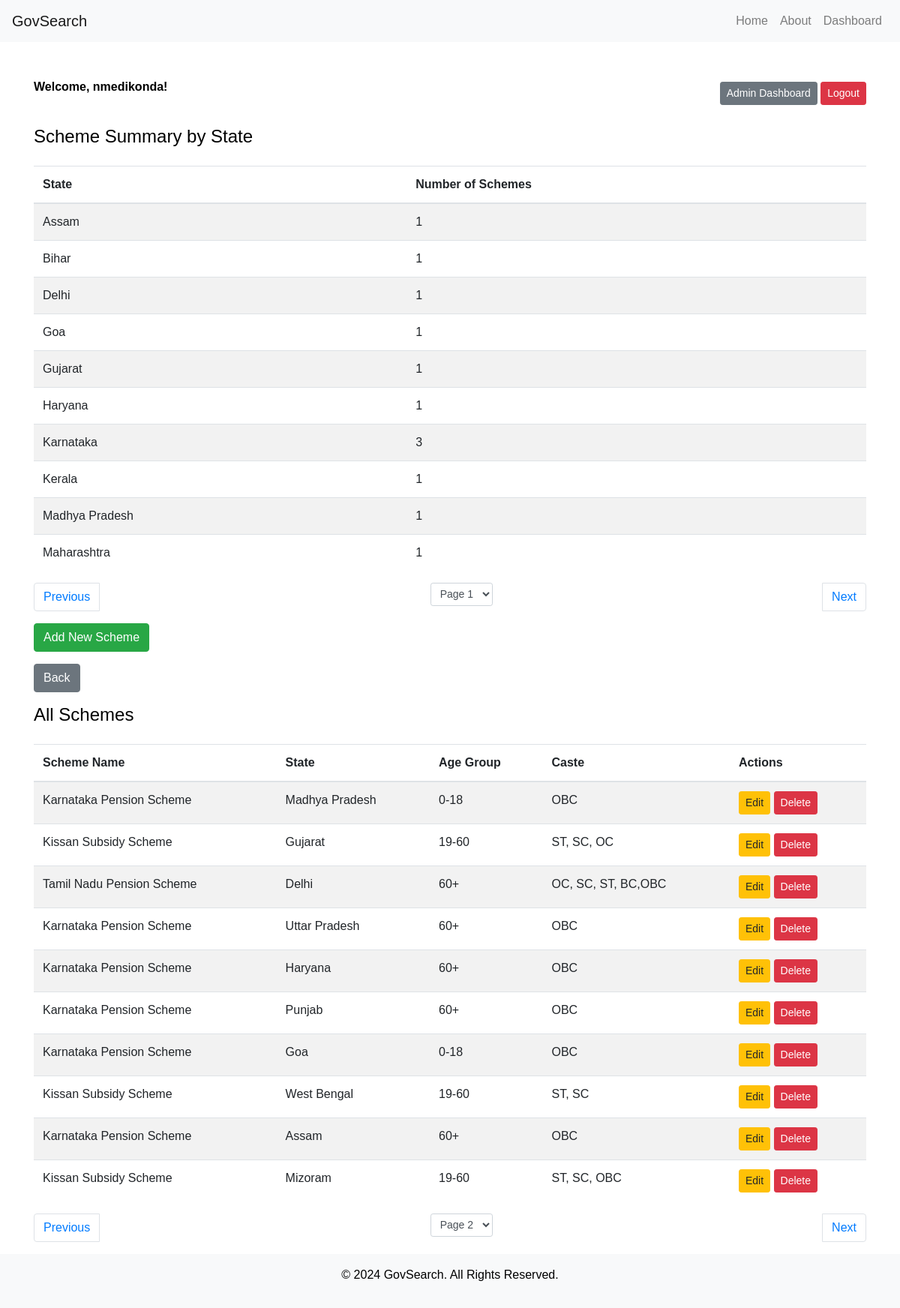
Page /admin_dashboard.php?page_schemes=2 (signed in) on the committed database.
### tables this page shows
CREATE TABLE `schemes` (
  `id` int(11) NOT NULL,
  `scheme_name` varchar(255) NOT NULL,
  `state` varchar(100) NOT NULL,
  `age_group` varchar(50) DEFAULT NULL,
  `caste` varchar(50) DEFAULT NULL
);

### admin_dashboard.php (the view, shortened to what this page needs)
<?php
include('db_connection.php');
$items_per_page = 10;
$page = isset($_GET['page']) ? (int)$_GET['page'] : 1;
$offset = ($page - 1) * $items_per_page;
$summary_sql = "SELECT state, COUNT(*) AS scheme_count FROM schemes GROUP BY state LIMIT ?, ?";
$summary_stmt = $conn->prepare($summary_sql);
$summary_stmt->bind_param("ii", $offset, $items_per_page);
$summary_stmt->execute();
$summary_result = $summary_stmt->get_result();
$total_states_sql = "SELECT COUNT(DISTINCT state) AS total_states FROM schemes";
$total_states_result = $conn->query($total_states_sql);
$total_states = $total_states_result->fetch_assoc()['total_states'];
$total_pages = ceil($total_states / $items_per_page);
$page_schemes = isset($_GET['page_schemes']) ? (int)$_GET['page_schemes'] : 1;
$offset_schemes = ($page_schemes - 1) * $items_per_page;
$sql_schemes = "SELECT * FROM schemes LIMIT ?, ?";
$stmt_schemes = $conn->prepare($sql_schemes);
$stmt_schemes->bind_param("ii", $offset_schemes, $items_per_page);
$stmt_schemes->execute();
$result_schemes = $stmt_schemes->get_result();
$logged_in_user = $_SESSION['admin'];
include('header.php');
?>
<div class="container mt-5">
    <div class="row mb-4">
        <div class="col-12 d-flex justify-content-between align-items-center">
            <div>
                <p><strong>Welcome, <?php echo htmlspecialchars($logged_in_user); ?>!</strong></p>
            </div>
            <div>
                <a href="admin_dashboard.php" class="btn btn-secondary btn-sm">Admin Dashboard</a>
                <a href="logout.php" class="btn btn-danger btn-sm">Logout</a>
            </div>
        </div>
    </div>
    <h4 class="mb-4">Scheme Summary by State</h4>
    <div class="table-responsive">
        <table class="table table-striped">
            <thead>
                <tr>
                    <th>State</th>
                    <th>Number of Schemes</th>
                </tr>
            </thead>
            <tbody>
                <?php while ($row = $summary_result->fetch_assoc()) { ?>
                    <tr>
                        <td><?php echo htmlspecialchars($row['state']); ?></td>
                        <td><?php echo htmlspecialchars($row['scheme_count']); ?></td>
                    </tr>
                <?php } ?>
            </tbody>
        </table>
    </div>
    <nav>
        <ul class="pagination justify-content-between">
            <li class="page-item">
                <?php if ($page > 1): ?>
                    <a class="page-link" href="?page=<?php echo $page - 1; ?>">Previous</a>
                <?php else: ?>
                    <span class="page-link disabled">Previous</span>
                <?php endif; ?>
            </li>
            <li class="page-item">
                <form method="get" action="" class="d-inline">
                    <select class="form-control form-control-sm" name="page" onchange="this.form.submit()">
                        <?php for ($i = 1; $i <= $total_pages; $i++): ?>
                            <option value="<?php echo $i; ?>" <?php if ($i == $page) echo 'selected'; ?>>Page <?php echo $i; ?></option>
                        <?php endfor; ?>
                    </select>
                </form>
            </li>
            <li class="page-item">
                <?php if ($page < $total_pages): ?>
                    <a class="page-link" href="?page=<?php echo $page + 1; ?>">Next</a>
                <?php else: ?>
                    <span class="page-link disabled">Next</span>
                <?php endif; ?>
            </li>
        </ul>
    </nav>
    <div class="mb-3">
        <a href="add_scheme.php" class="btn btn-success">Add New Scheme</a>
    </div>
    <div class="mb-3">
        <a href="admin_dashboard.php" class="btn btn-secondary">Back</a>
    </div>
    <h4 class="mb-4">All Schemes</h4>
    <div class="table-responsive">
        <table class="table table-striped">
            <thead>
                <tr>
                    <th>Scheme Name</th>
                    <th>State</th>
                    <th>Age Group</th>
                    <th>Caste</th>
                    <th>Actions</th>
                </tr>
            </thead>
            <tbody>
                <?php while ($row = $result_schemes->fetch_assoc()) { ?>
                    <tr>
                        <td><?php echo htmlspecialchars($row['scheme_name']); ?></td>
                        <td><?php echo htmlspecialchars($row['state']); ?></td>
                        <td><?php echo htmlspecialchars($row['age_group']); ?></td>
                        <td><?php echo htmlspecialchars($row['caste']); ?></td>
                        <td>
                            <a href="edit_scheme.php?id=<?php echo $row['id']; ?>" class="btn btn-warning btn-sm">Edit</a>
                            <a href="delete_scheme.php?id=<?php echo $row['id']; ?>" class="btn btn-danger btn-sm" onclick="return confirmDelete();">Delete</a>
                        </td>
                    </tr>
                <?php } ?>
            </tbody>
        </table>
    </div>
    <nav>
        <ul class="pagination justify-content-between">
            <li class="page-item">
                <?php if ($page_schemes > 1): ?>
                    <a class="page-link" href="?page_schemes=<?php echo $page_schemes - 1; ?>">Previous</a>
                <?php else: ?>
                    <span class="page-link disabled">Previous</span>
                <?php endif; ?>
            </li>
            <li class="page-item">
                <form method="get" action="" class="d-inline">
                    <select class="form-control form-control-sm" name="page_schemes" onchange="this.form.submit()">
                        <?php for ($i = 1; $i <= ceil($total_states / $items_per_page); $i++): ?>
                            <option value="<?php echo $i; ?>" <?php if ($i == $page_schemes) echo 'selected'; ?>>Page <?php echo $i; ?></option>
                        <?php endfor; ?>
                    </select>
                </form>
            </li>
            <li class="page-item">
                <?php if ($page_schemes < ceil($total_states / $items_per_page)): ?>
                    <a class="page-link" href="?page_schemes=<?php echo $page_schemes + 1; ?>">Next</a>
                <?php else: ?>
                    <span class="page-link disabled">Next</span>
                <?php endif; ?>
            </li>
        </ul>
    </nav>
</div>
<?php include('footer.php'); ?>

### header.php (style rules this page uses)
body { background-color: #ffffff; color: #000000; font-family: Arial, sans-serif; }

### rows in the picture
schemes: scheme_name "Karnataka Pension Scheme", state "Madhya Pradesh", age_group "0-18", caste "OBC"
schemes: scheme_name "Kissan Subsidy Scheme", state "Gujarat", age_group "19-60", caste "ST, SC, OC"
schemes: scheme_name "Tamil Nadu Pension Scheme", state "Delhi", age_group "60+", caste "OC, SC, ST, BC,OBC"
schemes: scheme_name "Karnataka Pension Scheme", state "Uttar Pradesh", age_group "60+", caste "OBC"
schemes: scheme_name "Karnataka Pension Scheme", state "Haryana", age_group "60+", caste "OBC"
schemes: scheme_name "Karnataka Pension Scheme", state "Punjab", age_group "60+", caste "OBC"
schemes: scheme_name "Karnataka Pension Scheme", state "Goa", age_group "0-18", caste "OBC"
schemes: scheme_name "Kissan Subsidy Scheme", state "West Bengal", age_group "19-60", caste "ST, SC"
schemes: scheme_name "Karnataka Pension Scheme", state "Assam", age_group "60+", caste "OBC"
schemes: scheme_name "Kissan Subsidy Scheme", state "Mizoram", age_group "19-60", caste "ST, SC, OBC"

### other values in the picture
$logged_in_user "nmedikonda"
$row['state'] "Assam"
$row['scheme_count'] "1"
$row['state'] "Bihar"
$row['state'] "Delhi"
$row['state'] "Goa"
$row['state'] "Gujarat"
$row['state'] "Haryana"
$row['state'] "Karnataka"
$row['scheme_count'] "3"
$row['state'] "Kerala"
$row['state'] "Madhya Pradesh"
$row['state'] "Maharashtra"
